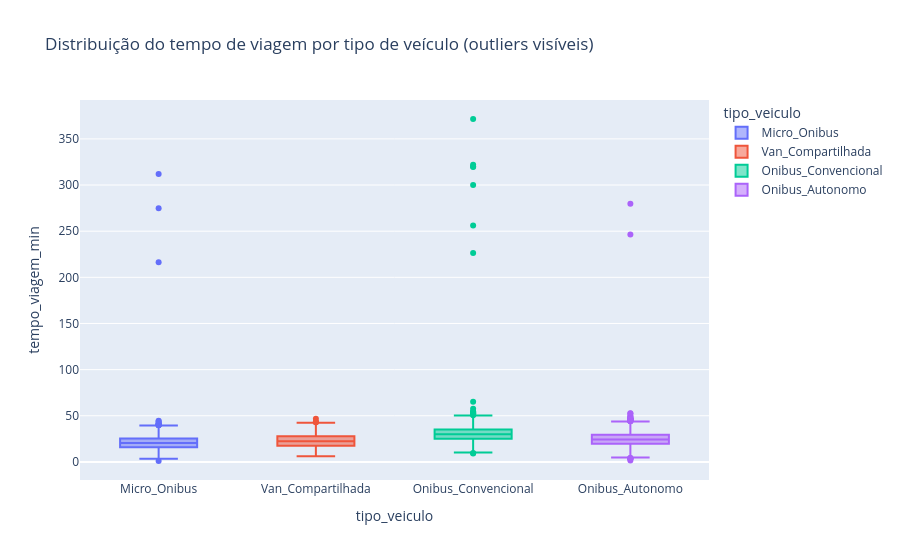

Notebook code cell kept with this figure:
### Code cell
fig = px.box(df, x="tipo_veiculo", y="tempo_viagem_min", color="tipo_veiculo",
             title="Distribuição do tempo de viagem por tipo de veículo (outliers visíveis)")
fig.show()

### Figure 1 — Plotly figure (JSON) as saved in the notebook; plotly's stock layout.template omitted (floating-point values rounded to 4 significant figures; data arrays with more than 128 entries replaced by an {"elided": "..."} marker saying what was removed)
{"data": [{"alignmentgroup": "True", "hovertemplate": "tipo_veiculo=%{x}<br>tempo_viagem_min=%{y}<extra></extra>", "legendgroup": "Micro_Onibus", "marker": {"color": "#636efa"}, "name": "Micro_Onibus", "notched": false, "offsetgroup": "Micro_Onibus", "orientation": "v", "showlegend": true, "type": "box", "x": {"elided": "582 str values"}, "x0": " ", "xaxis": "x", "y": {"elided": "582 float values"}, "y0": " ", "yaxis": "y"}, {"alignmentgroup": "True", "hovertemplate": "tipo_veiculo=%{x}<br>tempo_viagem_min=%{y}<extra></extra>", "legendgroup": "Van_Compartilhada", "marker": {"color": "#EF553B"}, "name": "Van_Compartilhada", "notched": false, "offsetgroup": "Van_Compartilhada", "orientation": "v", "showlegend": true, "type": "box", "x": {"elided": "255 str values"}, "x0": " ", "xaxis": "x", "y": {"elided": "255 float values"}, "y0": " ", "yaxis": "y"}, {"alignmentgroup": "True", "hovertemplate": "tipo_veiculo=%{x}<br>tempo_viagem_min=%{y}<extra></extra>", "legendgroup": "Onibus_Convencional", "marker": {"color": "#00cc96"}, "name": "Onibus_Convencional", "notched": false, "offsetgroup": "Onibus_Convencional", "orientation": "v", "showlegend": true, "type": "box", "x": {"elided": "1468 str values"}, "x0": " ", "xaxis": "x", "y": {"elided": "1468 float values"}, "y0": " ", "yaxis": "y"}, {"alignmentgroup": "True", "hovertemplate": "tipo_veiculo=%{x}<br>tempo_viagem_min=%{y}<extra></extra>", "legendgroup": "Onibus_Autonomo", "marker": {"color": "#ab63fa"}, "name": "Onibus_Autonomo", "notched": false, "offsetgroup": "Onibus_Autonomo", "orientation": "v", "showlegend": true, "type": "box", "x": {"elided": "2764 str values"}, "x0": " ", "xaxis": "x", "y": {"elided": "2764 float values"}, "y0": " ", "yaxis": "y"}], "layout": {"boxmode": "overlay", "legend": {"title": {"text": "tipo_veiculo"}, "tracegroupgap": 0}, "title": {"text": "Distribuição do tempo de viagem por tipo de veículo (outliers visíveis)"}, "xaxis": {"anchor": "y", "categoryarray": ["Micro_Onibus", "Van_Compartilhada", "Onibus_Convencional", "Onibus_Autonomo"], "categoryorder": "array", "domain": [0, 1], "title": {"text": "tipo_veiculo"}}, "yaxis": {"anchor": "x", "domain": [0, 1], "title": {"text": "tempo_viagem_min"}}}}
